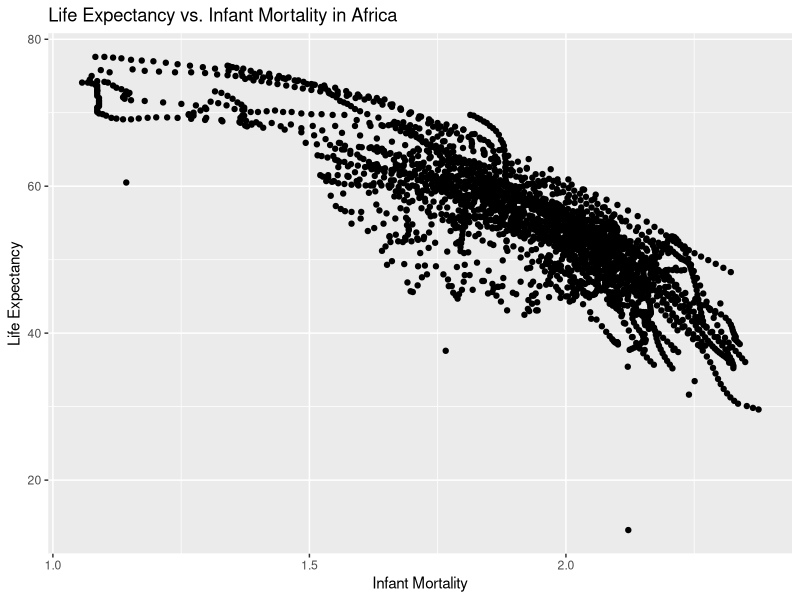
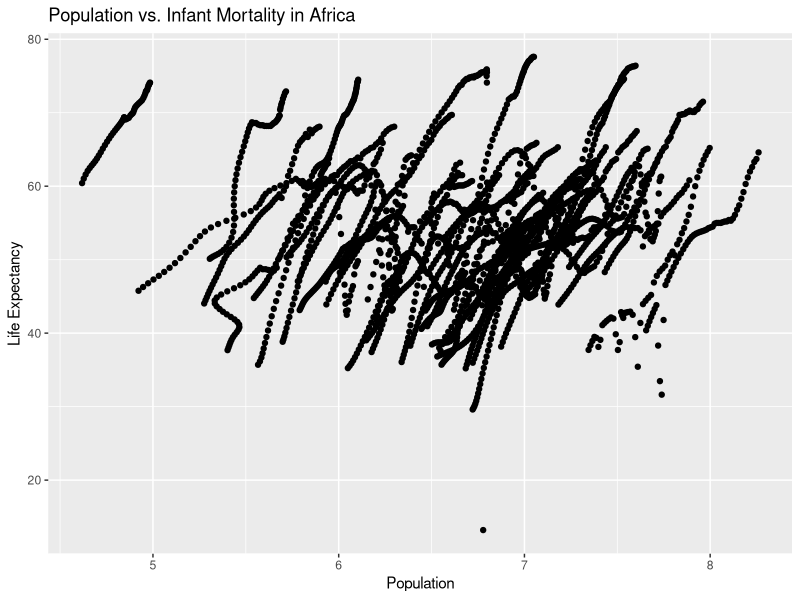

R code for these plots, in order:
## ---- chunk 1
library(tidyverse)
library(ggplot2)
library(dslabs)
library(dplyr)
## ---- chunk 2
help("gapminder") 
## ---- chunk 3
str(gapminder)
## ---- chunk 4
summary(gapminder)
## ---- chunk 5
class(gapminder)
## ---- chunk 6
africadata <- subset(gapminder, continent == "Africa") 
## ---- chunk 7
str(africadata)
## ---- chunk 8
summary(africadata)
## ---- chunk 9
africa_infant <- africadata[c("infant_mortality","life_expectancy")]
str(africa_infant)
summary(africa_infant)
## ---- chunk 10
africa_population <- africadata[c("population","life_expectancy")]
str(africa_population)
summary(africa_population)  
## ---- chunk 11
africa_infant_plot <- ggplot(africa_infant, aes(x = log10(infant_mortality), y = life_expectancy)) + geom_point() + ggtitle("Life Expectancy vs. Infant Mortality in Africa") + xlab("Infant Mortality") + ylab("Life Expectancy")
print(africa_infant_plot)
## ---- chunk 12
africa_population_plot <- ggplot(africa_population, aes(x = log10(population), y = life_expectancy)) + geom_point() + ggtitle("Population vs. Infant Mortality in Africa") + xlab("Population") + ylab("Life Expectancy")
print(africa_population_plot)
## ---- chunk 13
africadata_2000 <- africadata %>%
  filter(year == 2000)
## ---- chunk 14
str(africadata_2000)
## ---- chunk 15
fit1 <- lm(africadata_2000$life_expectancy ~ africadata_2000$infant_mortality)
summary(fit1)
## ---- chunk 16
fit2 <- lm(africadata_2000$life_expectancy ~ africadata_2000$population)
summary(fit2)
